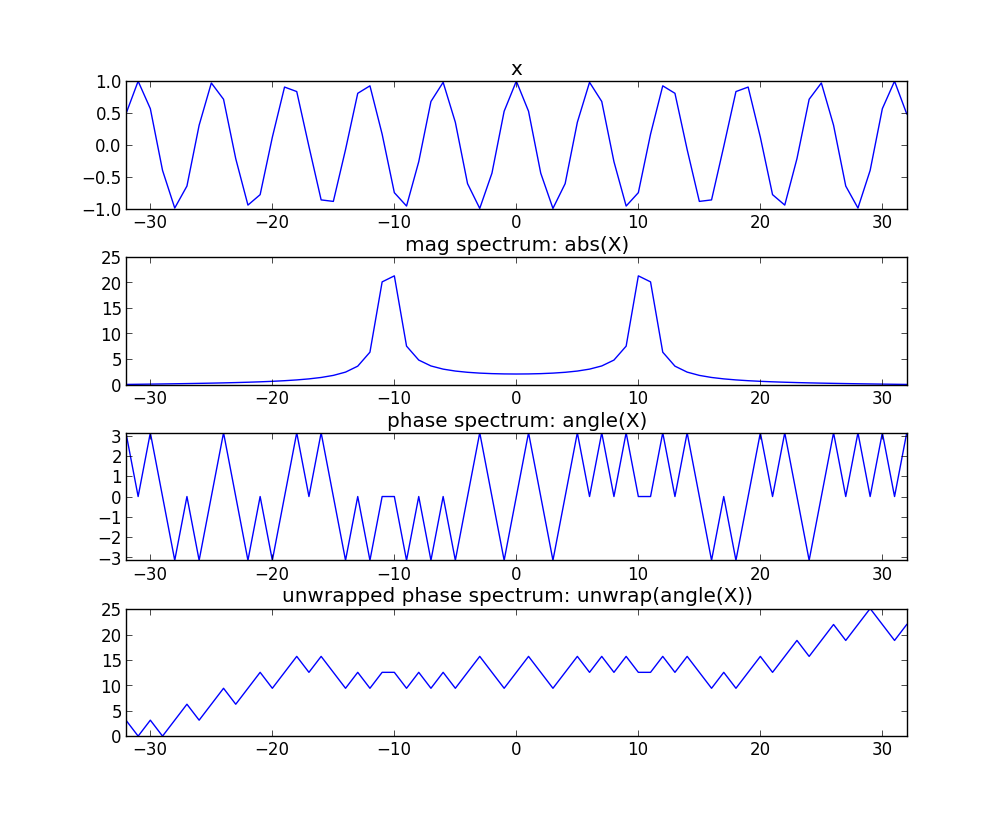

Write Python code to recreate this figure.
import numpy as np
import matplotlib.pyplot as plt

N = 64
k0 = 10.5

plt.figure(1)
X = np.array([])
x = np.cos(2*np.pi*k0/(N+1)*np.arange(-N/2, N/2+1))

plt.subplot(411)
plt.title('x')
plt.plot(np.arange(-N/2, N/2+1), x)
plt.axis([-N/2,N/2,-1,1])
for k in range(-N/2, N/2+1):
	s = np.exp(1j*2*np.pi*k/(N+1)*np.arange(-N/2, N/2+1))
	X = np.append(X, sum(x*np.conjugate(s)))

plt.subplot(412)
plt.title('mag spectrum: abs(X)')
plt.plot(np.arange(-N/2, N/2+1), abs(X))
plt.axis([-N/2,N/2,0,25])

plt.subplot(413)
plt.title('phase spectrum: angle(X)')
plt.plot(np.arange(-N/2, N/2+1), np.angle(X))
plt.axis([-N/2, N/2,-np.pi,np.pi])

pX = np.unwrap(np.angle(X))

plt.subplot(414)
plt.title('unwrapped phase spectrum: unwrap(angle(X))')
plt.plot(np.arange(-N/2, N/2+1), pX)
plt.axis([-N/2, N/2,min(pX), max(pX)])
plt.show()
